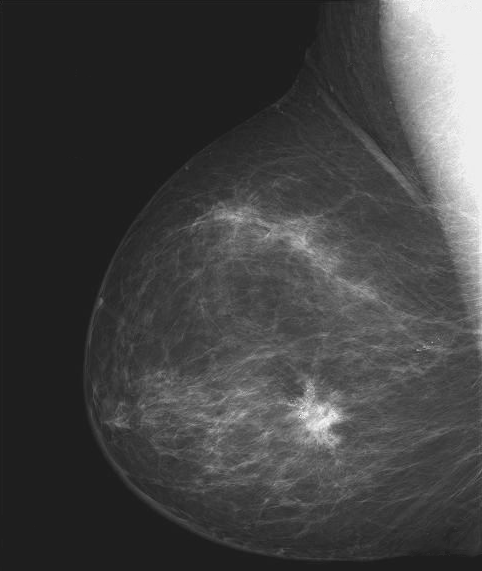
%> input picture Thanh/dataImages/Fig0304(a)(breast_digital_Xray).tif, 482 x 571 px
$ octave baitap1_chuong2.m   (GNU Octave 9; MATLAB toolbox functions it lacks are replaced by stand-ins)
%> lines starting %> are read from the running program, lines starting %| are printed output that depends on the picture; in (x1, y1, x2, y2) boxes, pixels count from 0 and x2, y2 are one past the last pixel; in counts of white or black regions, pixels touching at a corner belong together; the program's own positions count from 1
r = imread('Fig0304(a)(breast_digital_Xray).tif');
%> r is the input picture: size 571x482 uint8; min 21, max 255, mean 66.7
imshow(r);


figure;
imhist(r);% Hàm imhist v? histogram
title('Histogram M?c Xám C?a ?nh');
xlabel('Giá tr? m?c xám');
ylabel('S? l??ng pixel');
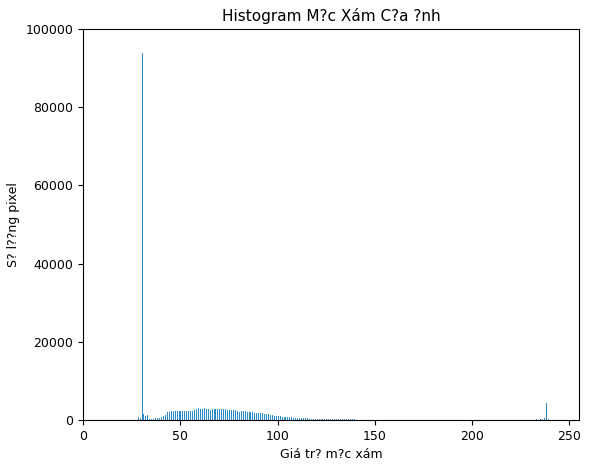
%> figure redrawn from the program's plot data; highest point at x = 30, y = 93879


% L?y s? c?p m?c xám L (??i v?i ?nh 8-bit, L = 256)
L = 256;

Sa = L - 1 - r;
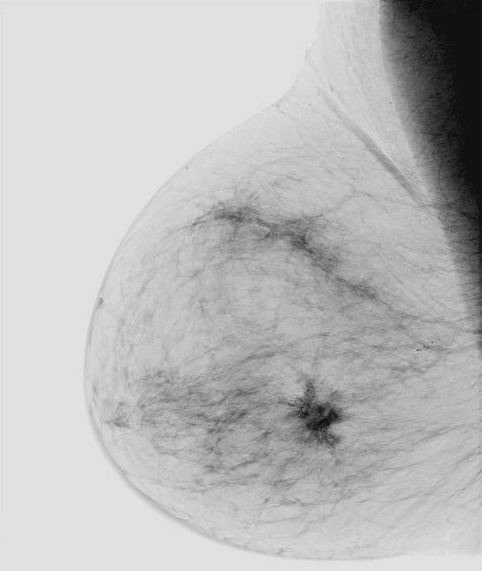
%> Sa: size 571x482 uint8; min 0, max 234, mean 188.3

figure;
subplot(1,2,1);
imshow(r);
subplot(1,2,2);
imshow(Sa);
title('?nh âm b?n');


% so sánh 2 cái l??c ??
figure;
subplot(1,2,1);
imhist(r);% Hàm imhist v? histogram
title('Histogram M?c Xám C?a ?nh');
xlabel('Giá tr? m?c xám');
ylabel('S? l??ng pixel');

subplot(1,2,2);
imhist(Sa);% Hàm imhist v? histogram
title('Histogram M?c Xám C?a ?nh');
xlabel('Giá tr? m?c xám');
ylabel('S? l??ng pixel');
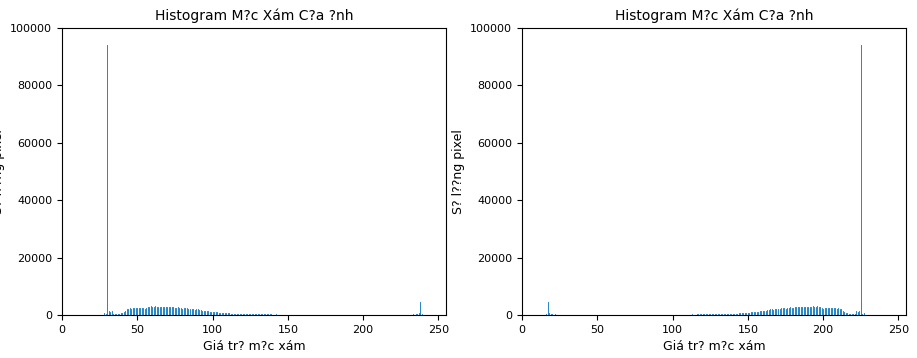
%> figure redrawn from the program's plot data, 2 panels; panel 1: highest point at x = 30, y = 93879; panel 2: highest point at x = 225, y = 93879


% Hi?n th? ?nh nh? phân
% ng??ng t=127, chuy?n ?nh nh? phân
t = 127;
anhnhiphan = r >= t;
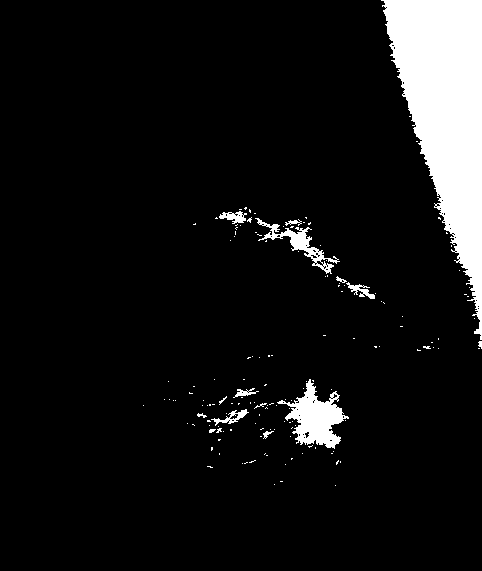
%> anhnhiphan: size 571x482 logical; 8% white; 151 white regions (136 under 20 px), largest, box (x1, y1, x2, y2) and area: (381, 0, 482, 340) 17692, (277, 379, 349, 449) 2198, (255, 218, 340, 274) 920
anhnhiphan = uint8(anhnhiphan * 255);
figure;
imshow(anhnhiphan);
title(['?nh nh? phân v?i ng??ng t = ', num2str(t)]);
